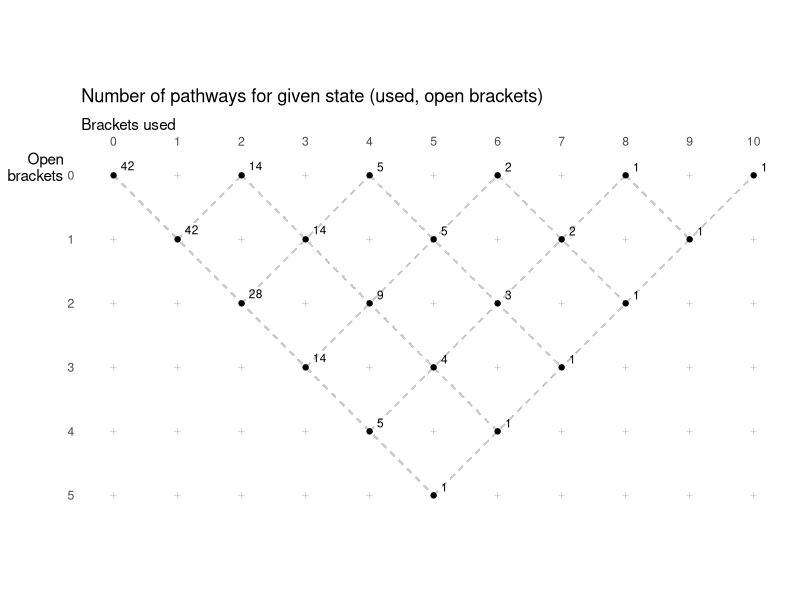

Here is the R script that generated this plot:
## ---- chunk 1
options(tidyverse.quiet = TRUE)
library("tidyverse")
## ---- chunk 2
library("tidyverse")
evaluate_options <- function(remnant, num_brackets, eqtn = "", num_used = 0, 
                             num_open = 0, pathway = "") {
  
  # Cannot leave the final expression unclosed
  if ((num_open > 0) &
      (num_used >= num_brackets)) {
    return(NULL)
  }
  
  # Cannot have a negative number of open brackets
  if (num_open < 0) {
    return(NULL)
  }
  
  # Terminal state
  # Evaluate equation string using:
  # https://stackoverflow.com/questions/1743698/evaluate-expression-given-as-a-string
  if ((num_open == 0) & 
      (num_used >= num_brackets)) {
    rslt_tibble <- tibble(equation = eqtn, pathway = pathway) %>%
      mutate(evaluation = eval(parse(text = eqtn)))
    return(rslt_tibble)
  }
  
  # Pull off first number and bracket 
  # Results include both opening and closing the brackets
  numeric <- str_extract(remnant, "[^|]+")
  new_remnant <- sub("[^|]+\\|", "", remnant)

  return(bind_rows(
    evaluate_options(
      # When opening a bracket, the new equation will be a concatenation:
      # existing equation + numeric token + "* abs("
      remnant = new_remnant, 
      num_brackets = num_brackets,
      eqtn = paste0(eqtn, numeric, "* abs("), 
      num_used = num_used + 1, 
      num_open = num_open + 1, 
      pathway = paste0(pathway, "O")),
    evaluate_options(
      # When closing a bracket, the new equation will be a concatenation:
      # existing equation + numeric token + ")"
      remnant = new_remnant, 
      num_brackets = num_brackets,
      eqtn = paste0(eqtn, numeric, ")"), 
      num_used = num_used + 1, 
      num_open = num_open - 1, 
      pathway = paste0(pathway, "C")))
    )
}
## ---- chunk 3
# Adding 1 in front just for convenience
TEST_STRING <- "1|-1|-2|-3|-4|-5|-6|-7|-8|-9|"

answers <- evaluate_options(remnant = TEST_STRING, num_brackets = 10)
## ---- chunk 4
answer_summary <- answers %>% arrange(evaluation)
num_pathways <- nrow(answer_summary)
unq_answers <- unique(answers %>% pull(evaluation))
num_unq_answers <- length(unq_answers)

duplicate_answers <- unique(
  answer_summary %>% 
    add_count(evaluation) %>% 
    filter(n > 1) %>% 
    pull(evaluation))

## ---- chunk 5
answer_summary %>% 
  print(n = nrow(answer_summary))
## ---- chunk 6
library(ggrepel)
df <- crossing(num_used = seq(0, 10), num_open = seq(0, 5))
qdf <- tibble(
  num_used = c(0, 1, 2, 2, 3, 3, 4, 4, 4, 5, 5, 5, 6, 6, 6, 7, 7, 8, 8, 9, 10),
  num_open = c(0, 1, 2, 0, 3, 1, 4, 2, 0, 5, 3, 1, 4, 2, 0, 3, 1, 2, 0, 1, 0),
  paths = c(42, 42, 28, 14, 14, 14, 5, 9, 5, 1, 4, 5, 1, 3, 2, 1, 2, 1, 1, 1, 1)
)  

df %>% 
  ggplot(aes(num_used, num_open)) + 
  scale_y_reverse(breaks = seq(0, 5), minor_breaks = NULL) + 
  scale_x_continuous(position = "top", 
                     breaks = seq(0, 10), minor_breaks = NULL) + 
  geom_segment(x = 0, y = 0, xend = 5, yend = -5, color = "grey80", alpha = .2, lty = 2) +
  geom_segment(x = 2, y = 0, xend = 6, yend = -4, color = "grey80", alpha = .2, lty = 2) +
  geom_segment(x = 4, y = 0, xend = 7, yend = -3, color = "grey80", alpha = .2, lty = 2) +
  geom_segment(x = 6, y = 0, xend = 8, yend = -2, color = "grey80", alpha = .2, lty = 2) +
  geom_segment(x = 8, y = 0, xend = 9, yend = -1, color = "grey80", alpha = .2, lty = 2) +
  geom_segment(x = 1, y = -1, xend = 2, yend = 0, color = "grey80", alpha = .2, lty = 2) +
  geom_segment(x = 2, y = -2, xend = 4, yend = 0, color = "grey80", alpha = .2, lty = 2) +
  geom_segment(x = 3, y = -3, xend = 6, yend = 0, color = "grey80", alpha = .2, lty = 2) +
  geom_segment(x = 4, y = -4, xend = 8, yend = 0, color = "grey80", alpha = .2, lty = 2) +
  geom_segment(x = 5, y = -5, xend = 10, yend = 0, color = "grey80", alpha = .2, lty = 2) +
  geom_point(color = "grey80", shape = '+', size = 3) + 
  labs(x = "Brackets used", y = "Open\nbrackets",
       title = "Number of pathways for given state (used, open brackets)") + 
  theme_light() +
  theme(panel.grid = element_blank(),
        axis.ticks = element_blank(),
        panel.border = element_blank(),
        axis.title.x = element_text(hjust = 0, vjust = 1),
        axis.title.y = element_text(angle = 0, vjust = 1, hjust = 1)) +
  geom_point(data = qdf) +
  geom_text_repel(data = qdf, aes(label = paths), nudge_x = .1, nudge_y = .1, size = 3) +
  coord_fixed() 
